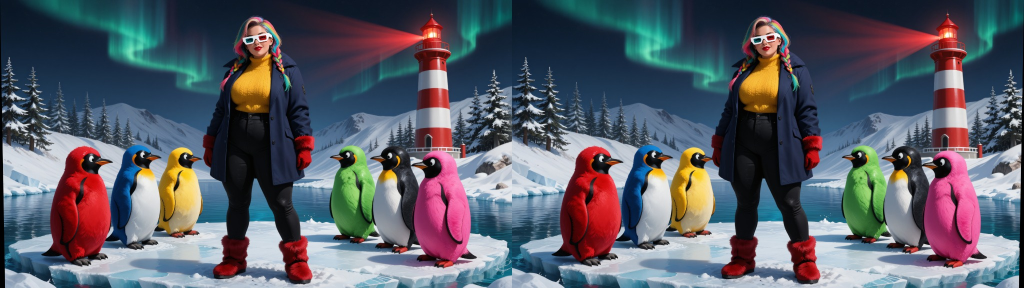
#> input picture assets/anachroma.jpg, 2048 x 576 px (shown at 1/2 size); its folder holds only this picture in this run
$ python -i inputs.py   (imports and definitions only)
#> lines starting #> are read from the running program, lines starting #| are printed output that depends on the picture
### src/anachroma/matrices.py
"""Immutable definitions from AnaglyphBatch 8ef0a5d (7 October 2026).

Rows are output R/G/B; columns are input R/G/B. The values are not
normalized, rounded or adapted to a different anaglyph color combination.
"""
from __future__ import annotations

from dataclasses import dataclass, replace
import math
import re
import uuid
import numpy as np

# Numeric guards only: leave room for matrix sums in Float32. These are not
# recommended photographic settings or slider limits.
MAX_SAFE_VALUE = float(np.finfo(np.float32).max) / 12
MIN_POWER = float(np.finfo(np.float32).smallest_subnormal)

Matrix = tuple[tuple[float, float, float], ...]
ZERO: Matrix = ((0., 0., 0.), (0., 0., 0.), (0., 0., 0.))
LCD_L: Matrix = ((.4561, .500484, .176381), (-.0400822, -.0378246, -.0157589),
                 (-.0152161, -.0205971, -.00546856))
LCD_R: Matrix = ((-.0434706, -.0879388, -.00155529), (.378476, .73364, -.0184503),
                 (-.0721527, -.112961, 1.2264))


@dataclass(frozen=True)
class Method:
    id: str
    name: str
    suffix: str
    left: Matrix = ZERO
    right: Matrix = ZERO
    mode: str = "srgb"
    powers: tuple[float, float, float] = (1., 1., 1.)
    correct_rgb: bool = False
    builtin: bool = True

    @property
    def editable(self) -> bool:
        return self.mode in {"srgb", "linear"}

    def validate(self) -> "Method":
        if not isinstance(self.name, str) or not self.name.strip() or len(self.name) > 120:
            raise ValueError("Bitte einen Namen mit höchstens 120 Zeichen eingeben.")
        if not isinstance(self.id, str) or not self.id:
            raise ValueError("Das Verfahren benötigt eine eindeutige Kennung.")
        if not isinstance(self.suffix, str) or not re.fullmatch(r"[a-z][a-z0-9_]{0,63}", self.suffix):
            raise ValueError("Suffix: Kleinbuchstaben, Ziffern und Unterstriche; mit Buchstabe beginnen.")
        if self.mode not in {"srgb", "linear", "rendepth", "iaian7", "cielab"}:
            raise ValueError("Unbekannte Rechenfolge.")
        if not self.builtin and self.mode not in {"srgb", "linear"}:
            raise ValueError("Eigene Verfahren verwenden sRGB oder lineares Licht.")
        for matrix in (self.left, self.right):
            if len(matrix) != 3 or any(len(row) != 3 for row in matrix):
                raise ValueError("Es werden zwei 3×3-Matrizen benötigt.")
            for row in matrix:
                # Bound only by safe Float32 arithmetic, not a photographic UI limit.
                if any(isinstance(x, bool) or not math.isfinite(x) or abs(x) > MAX_SAFE_VALUE for x in row):
                    raise ValueError("Matrixwerte müssen endlich und in Float32 berechenbar sein.")
        if len(self.powers) != 3 or any(isinstance(x, bool) or not math.isfinite(x) or x < MIN_POWER or x > MAX_SAFE_VALUE for x in self.powers):
            raise ValueError("Kanalpotenzen müssen positiv und endlich sein.")
        if not isinstance(self.correct_rgb, bool):
            raise ValueError("Ungültige Einstellung zur Kanalkorrektur.")
        return self

    # [7 lines left out: function as_custom, not called in this run]


def _m(number, name, suffix, left=ZERO, right=ZERO, mode="srgb", powers=(1., 1., 1.)):
    return Method(f"builtin:{number}", name, suffix, left, right, mode, powers,
                  correct_rgb=powers != (1., 1., 1.)).validate()


BUILTINS = (
    _m(1, "Dubois LCD (Sanders/McAllister) + rot", "dubois_lcd", LCD_L, LCD_R, "linear", (.75, 1., 1.)),
    _m(2, "Dubois", "dubois", ((.437,.449,.164),(-.062,-.062,-.024),(-.048,-.05,-.017)),
       ((-.011,-.032,-.007),(.377,.761,-.009),(-.026,-.093,1.234)), "linear"),
    _m(3, "Optimized (Peter Wimmer)", "wimmer", ((0.,.7,.3),(0.,0.,0.),(0.,0.,0.)),
       ((0.,0.,0.),(0.,1.,0.),(0.,0.,1.)), powers=(.6666667,1.,1.)),
    _m(4, "Cosima AnaglyphType=3 (Gerhard P. Herbig)", "cosima3", ((.299,.587,.114),(0.,0.,0.),(0.,0.,0.)),
       ((0.,0.,0.),(.299,.701,0.),(.299,0.,.701)), "linear", (.75,1.,1.)),
    _m(5, "Cosima AnaglyphType=4 (Gerhard P. Herbig)", "cosima4", ((.6495,.2935,.057),(0.,0.,0.),(0.,0.,0.)),
       ((0.,0.,0.),(.1495,.8505,.057),(.1495,.057,.8505)), "linear", (.75,1.,1.)),
    _m(6, "Compromise (Jure Ahtik)", "compromise", ((.439,.447,.148),(0.,0.,0.),(0.,0.,0.)),
       ((0.,0.,0.),(.095,.934,-.005),(-.018,-.028,1.057))),
    _m(7, "iaian7 Anachrome (John Einselen)", "iaian7", mode="iaian7"),
    _m(8, "Rendepth (Andres Hernandez)", "rendepth", LCD_L, LCD_R, "rendepth", (.625,1.25,1.)),
    _m(9, "Rendepth 2 (Andres Hernandez)", "rendepth2", ((.439,.447,.148),(0.,0.,0.),(0.,0.,0.)),
       ((0.,0.,0.),(.095,.934,-.028),(-.018,-.005,1.057)), "rendepth", (.625,1.25,1.)),
    _m(10, "Color", "color", ((1.,0.,0.),(0.,0.,0.),(0.,0.,0.)), ((0.,0.,0.),(0.,1.,0.),(0.,0.,1.))),
    _m(11, "Half-Color", "halfcolor", ((.299,.587,.114),(0.,0.,0.),(0.,0.,0.)),
       ((0.,0.,0.),(0.,1.,0.),(0.,0.,1.))),
    _m(12, "Grey", "grey", ((.299,.587,.114),(0.,0.,0.),(0.,0.,0.)),
       ((0.,0.,0.),(.299,.587,.114),(.299,.587,.114))),
    _m(13, "Oldschool ;)", "oldschool", ((.299,.587,.114),(0.,0.,0.),(0.,0.,0.)),
       ((0.,0.,0.),(.299,.587,.114),(0.,0.,0.))),
    _m(14, "Frans van den Poel", "vdp", ((.5,.5,0.),(0.,0.,0.),(0.,0.,0.)),
       ((0.,0.,0.),(.4,.6,0.),(.2,0.,.8))),
    _m(15, "John Wattie", "wattie", ((.8,.2,.2),(0.,0.,0.),(0.,0.,0.)),
       ((0.,0.,0.),(.2,.8,0.),(.1,0.,.9))),
    _m(16, "CIELab Least Squares (David McAllister)", "cielab", mode="cielab"),
    _m(17, "Dubois grün/magenta (GM)", "dubois_gm", ((-.062,-.158,-.039),(.284,.668,.143),(-.015,-.027,.021)),
       ((.529,.705,.024),(-.016,-.015,-.065),(.009,.075,.937)), "linear"),
    _m(18, "Dubois amber/blau (YB)", "dubois_yb", ((1.062,-.205,.299),(-.026,.908,.068),(-.038,-.173,.022)),
       ((-.016,-.123,-.017),(.006,.062,-.017),(.094,.185,.911)), "linear"),
)

### src/anachroma/inputs.py
from __future__ import annotations
from dataclasses import dataclass
import os
from pathlib import Path
import re
from threading import Event
import numpy as np
from PIL import Image, ImageOps

from .engine import check_cancel
from .matrices import BUILTINS

EXTENSIONS = {".jpg", ".jpeg", ".png", ".tif", ".tiff", ".bmp", ".webp"}


@dataclass(frozen=True)
class InputList:
    files: tuple[Path, ...]
    root: Path
    folder_input: bool
    selected: int = 0


# [43 lines left out: function discover, not called in this run]


def load_pair(path: Path, max_edge: int | None = None) -> tuple[np.ndarray, np.ndarray]:
#> called with path = '../../assets/anachroma.jpg'
    with Image.open(path) as source:
#> source is the input picture: PIL image 2048x576 RGB; mean R, G, B 89.3, 92.6, 103.1
        oriented = ImageOps.exif_transpose(source)
        rgb = oriented.convert("RGB")
        if rgb.width % 2:
            raise ValueError("Bildbreite ist nicht gerade – SBS kann nicht sauber geteilt werden.")
        if rgb.width < 2:
            raise ValueError("Das SBS-Bild ist zu schmal.")
        half = rgb.width // 2
#> half = 1024
        left, right = rgb.crop((0, 0, half, rgb.height)), rgb.crop((half, 0, rgb.width, rgb.height))
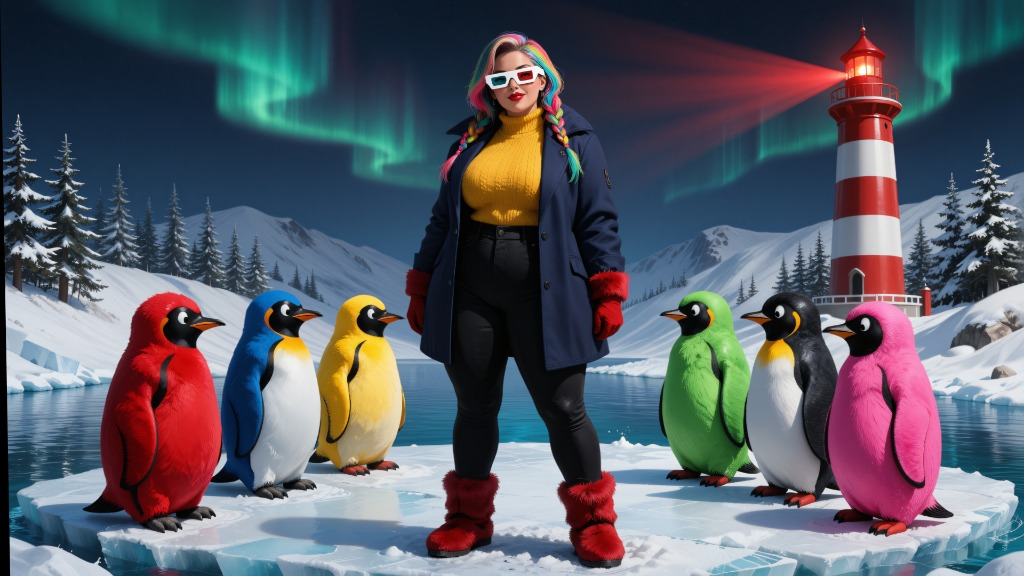
#> left: PIL image 1024x576 RGB; mean R, G, B 89.4, 92.7, 103.1
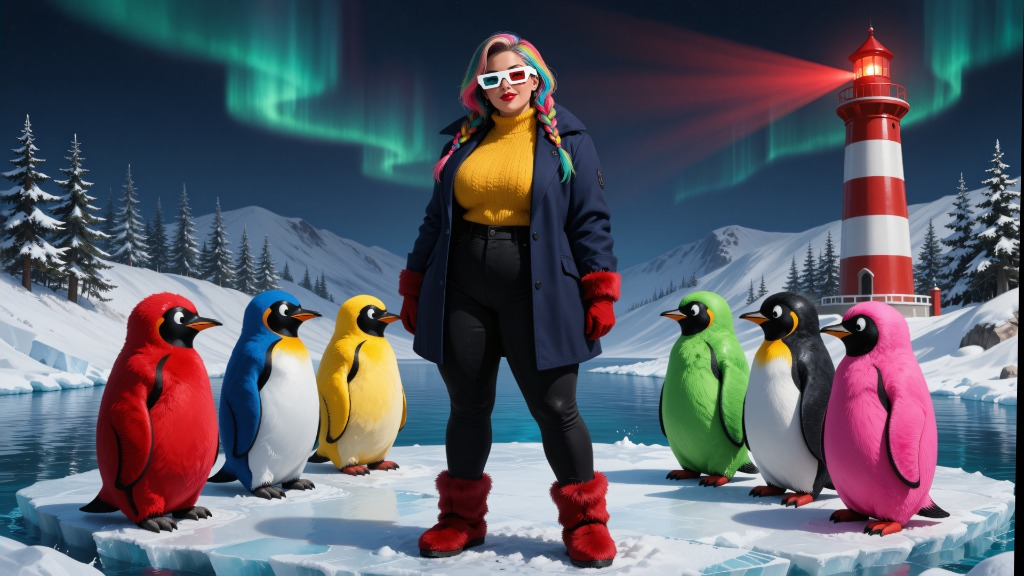
#> right: PIL image 1024x576 RGB; mean R, G, B 89.3, 92.6, 103.1
        if max_edge and max(left.size) > max_edge:
            ratio = max_edge / max(left.size)
            size = (max(1, round(left.width*ratio)), max(1, round(left.height*ratio)))
            left = left.resize(size, Image.Resampling.LANCZOS)
            right = right.resize(size, Image.Resampling.LANCZOS)
        return np.array(left), np.array(right)

>>> result = load_pair('../../assets/anachroma.jpg')
